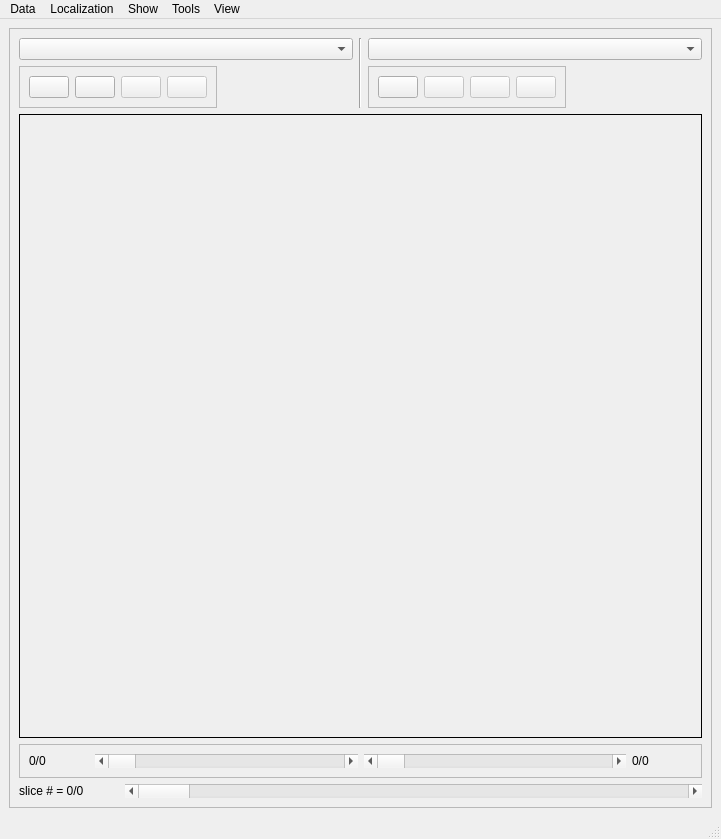
<?xml version="1.0" encoding="UTF-8"?>
<ui version="4.0">
 <class>MainWindow</class>
 <widget class="QMainWindow" name="MainWindow">
  <property name="geometry">
   <rect>
    <x>0</x>
    <y>0</y>
    <width>721</width>
    <height>839</height>
   </rect>
  </property>
  <property name="sizePolicy">
   <sizepolicy hsizetype="Minimum" vsizetype="Minimum">
    <horstretch>0</horstretch>
    <verstretch>0</verstretch>
   </sizepolicy>
  </property>
  <property name="windowTitle">
   <string>MainWindow</string>
  </property>
  <property name="tabShape">
   <enum>QTabWidget::Rounded</enum>
  </property>
  <widget class="QWidget" name="centralwidget">
   <property name="layoutDirection">
    <enum>Qt::LeftToRight</enum>
   </property>
   <layout class="QVBoxLayout" name="verticalLayout_4">
    <item>
     <widget class="QSplitter" name="splitter">
      <property name="orientation">
       <enum>Qt::Horizontal</enum>
      </property>
      <widget class="QFrame" name="frame_R">
       <property name="sizePolicy">
        <sizepolicy hsizetype="Expanding" vsizetype="Fixed">
         <horstretch>0</horstretch>
         <verstretch>0</verstretch>
        </sizepolicy>
       </property>
       <property name="frameShape">
        <enum>QFrame::StyledPanel</enum>
       </property>
       <property name="frameShadow">
        <enum>QFrame::Raised</enum>
       </property>
       <layout class="QVBoxLayout" name="verticalLayout_2">
        <item>
         <layout class="QHBoxLayout" name="horizontalLayout">
          <item>
           <layout class="QVBoxLayout" name="verticalLayout_7">
            <item>
             <widget class="QComboBox" name="figure_L_CB">
              <property name="sizePolicy">
               <sizepolicy hsizetype="Expanding" vsizetype="Fixed">
                <horstretch>0</horstretch>
                <verstretch>0</verstretch>
               </sizepolicy>
              </property>
             </widget>
            </item>
            <item>
             <widget class="QFrame" name="left_view_btns_F">
              <property name="sizePolicy">
               <sizepolicy hsizetype="Maximum" vsizetype="Preferred">
                <horstretch>0</horstretch>
                <verstretch>0</verstretch>
               </sizepolicy>
              </property>
              <property name="minimumSize">
               <size>
                <width>0</width>
                <height>20</height>
               </size>
              </property>
              <property name="frameShape">
               <enum>QFrame::StyledPanel</enum>
              </property>
              <property name="frameShadow">
               <enum>QFrame::Raised</enum>
              </property>
              <layout class="QHBoxLayout" name="horizontalLayout_12">
               <item>
                <widget class="QPushButton" name="view_L_BTN">
                 <property name="sizePolicy">
                  <sizepolicy hsizetype="Fixed" vsizetype="Fixed">
                   <horstretch>0</horstretch>
                   <verstretch>0</verstretch>
                  </sizepolicy>
                 </property>
                 <property name="minimumSize">
                  <size>
                   <width>40</width>
                   <height>0</height>
                  </size>
                 </property>
                 <property name="cursor">
                  <cursorShape>PointingHandCursor</cursorShape>
                 </property>
                 <property name="toolTip">
                  <string>Show figure</string>
                 </property>
                 <property name="text">
                  <string/>
                 </property>
                 <property name="icon">
                  <iconset>
                   <normaloff>icons/Eye.png</normaloff>icons/Eye.png</iconset>
                 </property>
                 <property name="iconSize">
                  <size>
                   <width>24</width>
                   <height>24</height>
                  </size>
                 </property>
                </widget>
               </item>
               <item>
                <widget class="QPushButton" name="show_im_L_BTN">
                 <property name="sizePolicy">
                  <sizepolicy hsizetype="Fixed" vsizetype="Fixed">
                   <horstretch>0</horstretch>
                   <verstretch>0</verstretch>
                  </sizepolicy>
                 </property>
                 <property name="minimumSize">
                  <size>
                   <width>40</width>
                   <height>0</height>
                  </size>
                 </property>
                 <property name="cursor">
                  <cursorShape>PointingHandCursor</cursorShape>
                 </property>
                 <property name="toolTip">
                  <string>Show data</string>
                 </property>
                 <property name="text">
                  <string/>
                 </property>
                 <property name="icon">
                  <iconset>
                   <normaloff>icons/Stock graph.png</normaloff>icons/Stock graph.png</iconset>
                 </property>
                 <property name="iconSize">
                  <size>
                   <width>24</width>
                   <height>24</height>
                  </size>
                 </property>
                </widget>
               </item>
               <item>
                <widget class="QPushButton" name="show_labels_L_BTN">
                 <property name="enabled">
                  <bool>false</bool>
                 </property>
                 <property name="sizePolicy">
                  <sizepolicy hsizetype="Fixed" vsizetype="Fixed">
                   <horstretch>0</horstretch>
                   <verstretch>0</verstretch>
                  </sizepolicy>
                 </property>
                 <property name="minimumSize">
                  <size>
                   <width>40</width>
                   <height>0</height>
                  </size>
                 </property>
                 <property name="cursor">
                  <cursorShape>PointingHandCursor</cursorShape>
                 </property>
                 <property name="toolTip">
                  <string>Show labels</string>
                 </property>
                 <property name="text">
                  <string/>
                 </property>
                 <property name="icon">
                  <iconset>
                   <normaloff>icons/Blue tag.png</normaloff>icons/Blue tag.png</iconset>
                 </property>
                 <property name="iconSize">
                  <size>
                   <width>24</width>
                   <height>24</height>
                  </size>
                 </property>
                </widget>
               </item>
               <item>
                <widget class="QPushButton" name="show_contours_L_BTN">
                 <property name="enabled">
                  <bool>false</bool>
                 </property>
                 <property name="sizePolicy">
                  <sizepolicy hsizetype="Fixed" vsizetype="Fixed">
                   <horstretch>0</horstretch>
                   <verstretch>0</verstretch>
                  </sizepolicy>
                 </property>
                 <property name="minimumSize">
                  <size>
                   <width>40</width>
                   <height>0</height>
                  </size>
                 </property>
                 <property name="cursor">
                  <cursorShape>PointingHandCursor</cursorShape>
                 </property>
                 <property name="toolTip">
                  <string>Show contours</string>
                 </property>
                 <property name="text">
                  <string/>
                 </property>
                 <property name="icon">
                  <iconset>
                   <normaloff>icons/Brush.png</normaloff>icons/Brush.png</iconset>
                 </property>
                 <property name="iconSize">
                  <size>
                   <width>24</width>
                   <height>24</height>
                  </size>
                 </property>
                </widget>
               </item>
              </layout>
             </widget>
            </item>
           </layout>
          </item>
          <item>
           <widget class="Line" name="line_4">
            <property name="orientation">
             <enum>Qt::Vertical</enum>
            </property>
           </widget>
          </item>
          <item>
           <layout class="QVBoxLayout" name="verticalLayout_8">
            <item>
             <widget class="QComboBox" name="figure_R_CB">
              <property name="sizePolicy">
               <sizepolicy hsizetype="Expanding" vsizetype="Fixed">
                <horstretch>0</horstretch>
                <verstretch>0</verstretch>
               </sizepolicy>
              </property>
             </widget>
            </item>
            <item>
             <widget class="QFrame" name="right_view_btns_F">
              <property name="sizePolicy">
               <sizepolicy hsizetype="Maximum" vsizetype="Preferred">
                <horstretch>0</horstretch>
                <verstretch>0</verstretch>
               </sizepolicy>
              </property>
              <property name="minimumSize">
               <size>
                <width>0</width>
                <height>20</height>
               </size>
              </property>
              <property name="frameShape">
               <enum>QFrame::StyledPanel</enum>
              </property>
              <property name="frameShadow">
               <enum>QFrame::Raised</enum>
              </property>
              <layout class="QHBoxLayout" name="horizontalLayout_13">
               <item>
                <widget class="QPushButton" name="view_R_BTN">
                 <property name="sizePolicy">
                  <sizepolicy hsizetype="Fixed" vsizetype="Fixed">
                   <horstretch>0</horstretch>
                   <verstretch>0</verstretch>
                  </sizepolicy>
                 </property>
                 <property name="minimumSize">
                  <size>
                   <width>40</width>
                   <height>0</height>
                  </size>
                 </property>
                 <property name="cursor">
                  <cursorShape>PointingHandCursor</cursorShape>
                 </property>
                 <property name="toolTip">
                  <string>Show figure</string>
                 </property>
                 <property name="text">
                  <string/>
                 </property>
                 <property name="icon">
                  <iconset>
                   <normaloff>icons/Eye.png</normaloff>icons/Eye.png</iconset>
                 </property>
                 <property name="iconSize">
                  <size>
                   <width>24</width>
                   <height>24</height>
                  </size>
                 </property>
                </widget>
               </item>
               <item>
                <widget class="QPushButton" name="show_im_R_BTN">
                 <property name="enabled">
                  <bool>false</bool>
                 </property>
                 <property name="sizePolicy">
                  <sizepolicy hsizetype="Fixed" vsizetype="Fixed">
                   <horstretch>0</horstretch>
                   <verstretch>0</verstretch>
                  </sizepolicy>
                 </property>
                 <property name="minimumSize">
                  <size>
                   <width>40</width>
                   <height>0</height>
                  </size>
                 </property>
                 <property name="cursor">
                  <cursorShape>PointingHandCursor</cursorShape>
                 </property>
                 <property name="toolTip">
                  <string>Show data</string>
                 </property>
                 <property name="text">
                  <string/>
                 </property>
                 <property name="icon">
                  <iconset>
                   <normaloff>icons/Stock graph.png</normaloff>icons/Stock graph.png</iconset>
                 </property>
                 <property name="iconSize">
                  <size>
                   <width>24</width>
                   <height>24</height>
                  </size>
                 </property>
                </widget>
               </item>
               <item>
                <widget class="QPushButton" name="show_labels_R_BTN">
                 <property name="enabled">
                  <bool>false</bool>
                 </property>
                 <property name="sizePolicy">
                  <sizepolicy hsizetype="Fixed" vsizetype="Fixed">
                   <horstretch>0</horstretch>
                   <verstretch>0</verstretch>
                  </sizepolicy>
                 </property>
                 <property name="minimumSize">
                  <size>
                   <width>40</width>
                   <height>0</height>
                  </size>
                 </property>
                 <property name="cursor">
                  <cursorShape>PointingHandCursor</cursorShape>
                 </property>
                 <property name="toolTip">
                  <string>Show labels</string>
                 </property>
                 <property name="text">
                  <string/>
                 </property>
                 <property name="icon">
                  <iconset>
                   <normaloff>icons/Blue tag.png</normaloff>icons/Blue tag.png</iconset>
                 </property>
                 <property name="iconSize">
                  <size>
                   <width>24</width>
                   <height>24</height>
                  </size>
                 </property>
                </widget>
               </item>
               <item>
                <widget class="QPushButton" name="show_contours_R_BTN">
                 <property name="enabled">
                  <bool>false</bool>
                 </property>
                 <property name="sizePolicy">
                  <sizepolicy hsizetype="Fixed" vsizetype="Fixed">
                   <horstretch>0</horstretch>
                   <verstretch>0</verstretch>
                  </sizepolicy>
                 </property>
                 <property name="minimumSize">
                  <size>
                   <width>40</width>
                   <height>0</height>
                  </size>
                 </property>
                 <property name="cursor">
                  <cursorShape>PointingHandCursor</cursorShape>
                 </property>
                 <property name="toolTip">
                  <string>Show contours</string>
                 </property>
                 <property name="text">
                  <string/>
                 </property>
                 <property name="icon">
                  <iconset>
                   <normaloff>icons/Brush.png</normaloff>icons/Brush.png</iconset>
                 </property>
                 <property name="iconSize">
                  <size>
                   <width>24</width>
                   <height>24</height>
                  </size>
                 </property>
                </widget>
               </item>
              </layout>
             </widget>
            </item>
           </layout>
          </item>
         </layout>
        </item>
        <item>
         <widget class="QFrame" name="viewer_F">
          <property name="sizePolicy">
           <sizepolicy hsizetype="Expanding" vsizetype="Expanding">
            <horstretch>0</horstretch>
            <verstretch>0</verstretch>
           </sizepolicy>
          </property>
          <property name="minimumSize">
           <size>
            <width>0</width>
            <height>0</height>
           </size>
          </property>
          <property name="frameShape">
           <enum>QFrame::Box</enum>
          </property>
         </widget>
        </item>
        <item>
         <widget class="QFrame" name="frame_7">
          <property name="frameShape">
           <enum>QFrame::StyledPanel</enum>
          </property>
          <property name="frameShadow">
           <enum>QFrame::Raised</enum>
          </property>
          <layout class="QHBoxLayout" name="horizontalLayout_3">
           <item>
            <widget class="QLabel" name="slice_number_L_LBL">
             <property name="maximumSize">
              <size>
               <width>60</width>
               <height>16777215</height>
              </size>
             </property>
             <property name="text">
              <string>0/0</string>
             </property>
            </widget>
           </item>
           <item>
            <widget class="QScrollBar" name="slice_L_SB">
             <property name="orientation">
              <enum>Qt::Horizontal</enum>
             </property>
            </widget>
           </item>
           <item>
            <widget class="QScrollBar" name="slice_R_SB">
             <property name="enabled">
              <bool>true</bool>
             </property>
             <property name="orientation">
              <enum>Qt::Horizontal</enum>
             </property>
            </widget>
           </item>
           <item>
            <widget class="QLabel" name="slice_number_R_LBL">
             <property name="maximumSize">
              <size>
               <width>60</width>
               <height>16777215</height>
              </size>
             </property>
             <property name="text">
              <string>0/0</string>
             </property>
            </widget>
           </item>
          </layout>
         </widget>
        </item>
        <item>
         <layout class="QHBoxLayout" name="horizontalLayout_11">
          <item>
           <widget class="QLabel" name="slice_number_C_LBL">
            <property name="sizePolicy">
             <sizepolicy hsizetype="Minimum" vsizetype="Preferred">
              <horstretch>0</horstretch>
              <verstretch>0</verstretch>
             </sizepolicy>
            </property>
            <property name="minimumSize">
             <size>
              <width>100</width>
              <height>0</height>
             </size>
            </property>
            <property name="text">
             <string>slice # = 0/0</string>
            </property>
           </widget>
          </item>
          <item>
           <widget class="QScrollBar" name="slice_C_SB">
            <property name="sizePolicy">
             <sizepolicy hsizetype="Expanding" vsizetype="Fixed">
              <horstretch>0</horstretch>
              <verstretch>0</verstretch>
             </sizepolicy>
            </property>
            <property name="orientation">
             <enum>Qt::Horizontal</enum>
            </property>
           </widget>
          </item>
         </layout>
        </item>
       </layout>
      </widget>
     </widget>
    </item>
   </layout>
  </widget>
  <widget class="QMenuBar" name="menubar">
   <property name="geometry">
    <rect>
     <x>0</x>
     <y>0</y>
     <width>721</width>
     <height>25</height>
    </rect>
   </property>
   <widget class="QMenu" name="menuSerie">
    <property name="title">
     <string>Data</string>
    </property>
    <addaction name="action_load_serie_1"/>
    <addaction name="action_load_serie_2"/>
   </widget>
   <widget class="QMenu" name="menuAction">
    <property name="title">
     <string>Localization</string>
    </property>
    <addaction name="actionRun"/>
    <addaction name="actionDelete"/>
    <addaction name="actionRestart"/>
   </widget>
   <widget class="QMenu" name="menuShow">
    <property name="title">
     <string>Show</string>
    </property>
    <addaction name="action_color_model"/>
    <addaction name="action_object_list"/>
   </widget>
   <widget class="QMenu" name="menuTools">
    <property name="title">
     <string>Tools</string>
    </property>
    <addaction name="action_circle"/>
    <addaction name="actionRuler"/>
   </widget>
   <widget class="QMenu" name="menuView">
    <property name="title">
     <string>View</string>
    </property>
    <addaction name="actionAxial"/>
    <addaction name="actionFrontal"/>
    <addaction name="actionSagital"/>
   </widget>
   <addaction name="menuSerie"/>
   <addaction name="menuAction"/>
   <addaction name="menuShow"/>
   <addaction name="menuTools"/>
   <addaction name="menuView"/>
  </widget>
  <widget class="QStatusBar" name="statusbar"/>
  <action name="action_load_serie_1">
   <property name="text">
    <string>Load serie #1...</string>
   </property>
  </action>
  <action name="action_load_serie_2">
   <property name="text">
    <string>Load serie #2...</string>
   </property>
  </action>
  <action name="actionRun">
   <property name="text">
    <string>Run</string>
   </property>
  </action>
  <action name="actionDelete">
   <property name="text">
    <string>Delete</string>
   </property>
  </action>
  <action name="actionRestart">
   <property name="text">
    <string>Restart</string>
   </property>
  </action>
  <action name="action_color_model">
   <property name="text">
    <string>Color Model</string>
   </property>
  </action>
  <action name="action_object_list">
   <property name="text">
    <string>Object List</string>
   </property>
  </action>
  <action name="action_circle">
   <property name="text">
    <string>Circle</string>
   </property>
  </action>
  <action name="actionRuler">
   <property name="text">
    <string>Ruler</string>
   </property>
  </action>
  <action name="actionAxial">
   <property name="text">
    <string>Axial</string>
   </property>
  </action>
  <action name="actionFrontal">
   <property name="text">
    <string>Frontal</string>
   </property>
  </action>
  <action name="actionSagital">
   <property name="text">
    <string>Sagital</string>
   </property>
  </action>
 </widget>
 <resources/>
 <connections/>
</ui>
